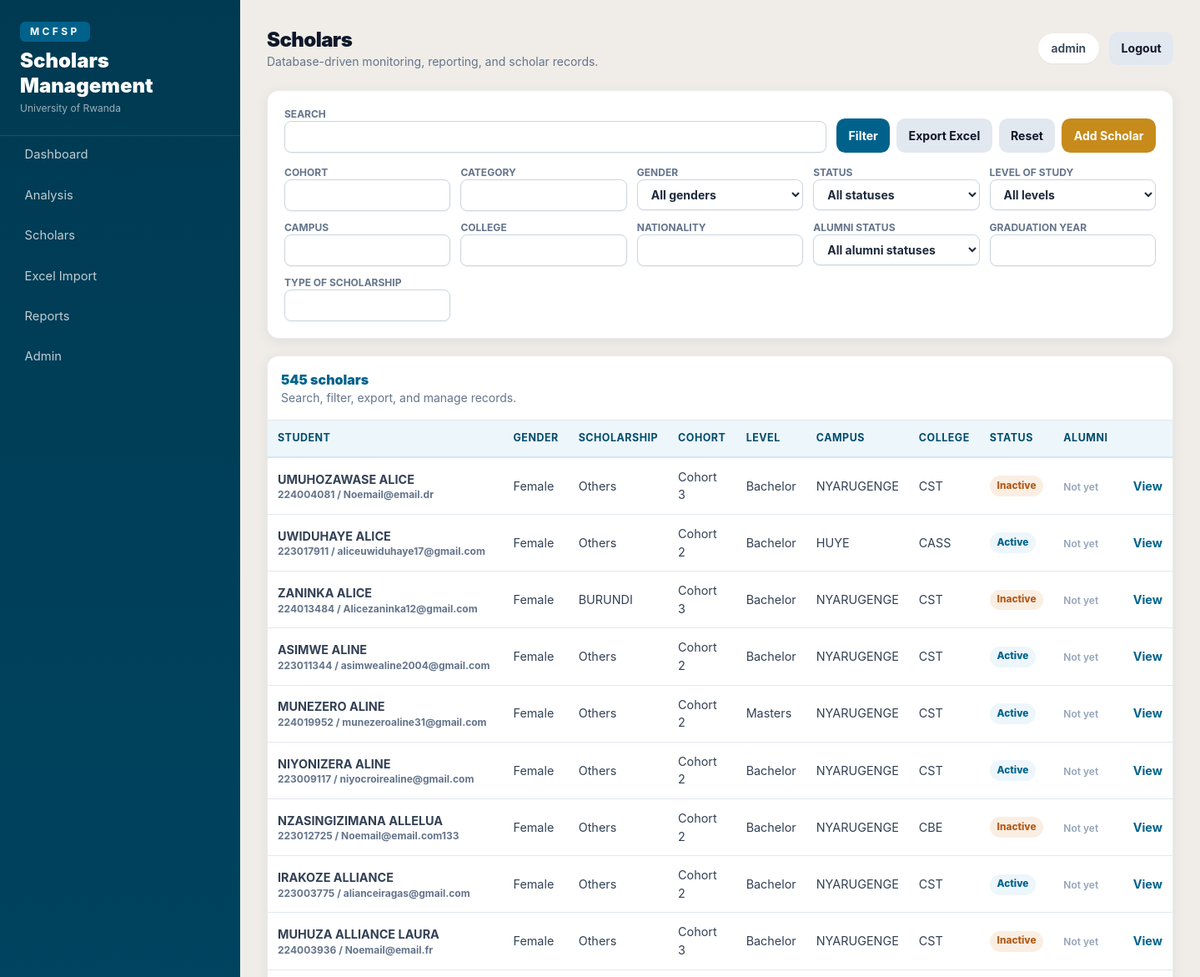
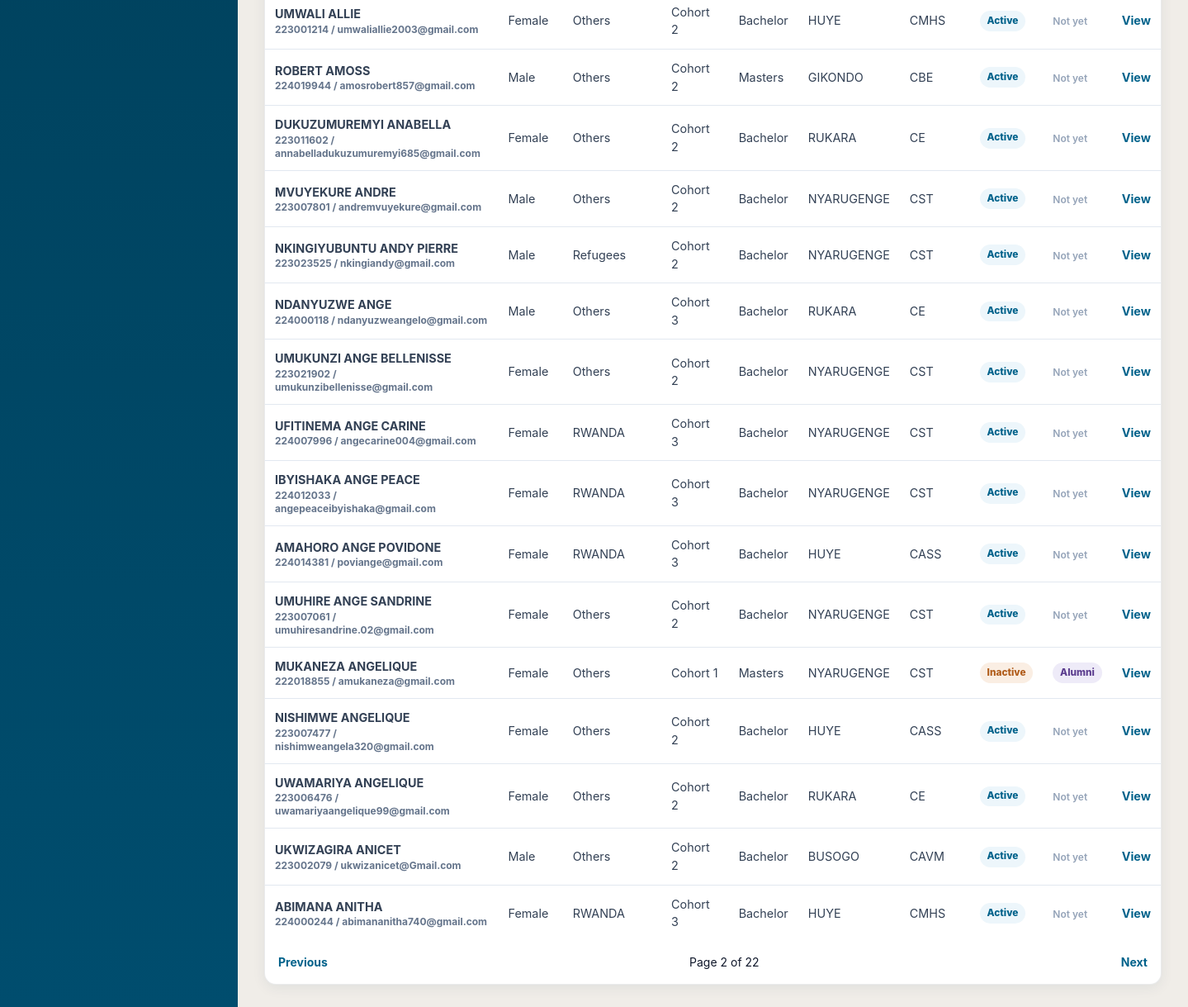
The page /scholars/?page=2 (signed in) on the database its author committed (2 pictures, top to bottom).
### scholars/models.py (models this page shows, shortened)
class Scholar(models.Model):
    GENDER_CHOICES = [("Female", "Female"), ("Male", "Male"), ("Other", "Other")]
    STEM_CHOICES = [("STEM", "STEM"), ("Non-STEM", "Non-STEM")]
    LEVEL_CHOICES = [
        ("Bachelor", "Bachelor"),
        ("Masters", "Masters"),
        ("PhD", "PhD"),
        ("Diploma", "Diploma"),
        ("Certificate", "Certificate"),
    ]
    PROGRAM_CHOICES = [("Undergraduate", "Undergraduate"), ("Postgraduate", "Postgraduate")]
    student_no = models.CharField(max_length=60, unique=True, null=True, blank=True)
    first_name = models.CharField(max_length=100)
    last_name = models.CharField(max_length=100)
    gender = models.CharField(max_length=20, choices=GENDER_CHOICES)
    category = models.CharField(max_length=80, blank=True)
    cohort = models.CharField(max_length=20)
    level_of_study = models.CharField(max_length=40, choices=LEVEL_CHOICES)
    campus = models.CharField(max_length=120)
    college = models.CharField(max_length=160)
    nationality = models.CharField(max_length=100)
    program_type = models.CharField(max_length=50, choices=PROGRAM_CHOICES, blank=True)
    program = models.CharField(max_length=200, blank=True)
    program_of_studies = models.CharField(max_length=220, blank=True)
    stem_category = models.CharField(max_length=30, choices=STEM_CHOICES, blank=True)
    is_active = models.BooleanField(default=True)
    is_alumni = models.BooleanField(default=False)
    consider_alumni_as_active = models.BooleanField(default=False)
    expected_graduation_year = models.PositiveIntegerField(null=True, blank=True)
    graduation_year = models.PositiveIntegerField(null=True, blank=True)
    class_year = models.CharField(max_length=20, blank=True)
    intake = models.CharField(max_length=60, blank=True)
    batch = models.CharField(max_length=80, blank=True)
    type_of_scholarship = models.CharField(max_length=120, blank=True)
    region_category = models.CharField(max_length=120, blank=True)
    home_country = models.CharField(max_length=120, blank=True)
    nationality_country = models.CharField(max_length=120, blank=True)
    province = models.CharField(max_length=120, blank=True)
    district = models.CharField(max_length=120, blank=True)
    sector = models.CharField(max_length=120, blank=True)
    cell = models.CharField(max_length=120, blank=True)
    village = models.CharField(max_length=120, blank=True)
    length_of_program = models.CharField(max_length=60, blank=True)
    home_district = models.CharField(max_length=120, blank=True)
    promotion = models.CharField(max_length=120, blank=True)
    accepted_offer_status = models.CharField(max_length=120, blank=True)
    dropout_active_status = models.CharField(max_length=120, blank=True)
    active_status_reason = models.TextField(blank=True)
    replacement = models.CharField(max_length=120, blank=True)
    by_enrollment = models.CharField(max_length=120, blank=True)
    alumni_status = models.CharField(max_length=120, blank=True)
    dob = models.DateField(null=True, blank=True)
    marital_status = models.CharField(max_length=60, blank=True)
    joining_year = models.PositiveIntegerField(null=True, blank=True)
    phone = models.CharField(max_length=50, blank=True)
    email = models.EmailField(unique=True)
    date_of_leaving_program = models.DateField(null=True, blank=True)
    where_is_going = models.CharField(max_length=200, blank=True)
    family_parent_1 = models.CharField(max_length=160, blank=True)
    family_parent_2 = models.CharField(max_length=160, blank=True)
    family_parent_3 = models.CharField(max_length=160, blank=True)
    family_parent_relation_1 = models.CharField(max_length=120, blank=True)
    family_parent_relation_2 = models.CharField(max_length=120, blank=True)
    family_parent_relation_3 = models.CharField(max_length=120, blank=True)
    family_parent_phone_1 = models.CharField(max_length=50, blank=True)
    family_parent_phone_2 = models.CharField(max_length=50, blank=True)
    family_parent_phone_3 = models.CharField(max_length=50, blank=True)
    life_status = models.CharField(max_length=160, blank=True)
    remarks = models.TextField(blank=True)
    created_at = models.DateTimeField(auto_now_add=True)
    updated_at = models.DateTimeField(auto_now=True)
    class Meta:
        ordering = ["last_name", "first_name"]
        indexes = [
            models.Index(fields=["cohort", "category", "gender"]),
            models.Index(fields=["campus", "college"]),
            models.Index(fields=["is_active", "is_alumni"]),
            models.Index(fields=["student_no"]),
            models.Index(fields=["type_of_scholarship"]),
        ]
    @property
    def full_name(self):
        return f"{self.first_name} {self.last_name}"
    @property
    def active_from_dropout_status(self):
        return is_active_dropout_status(self.dropout_active_status)
    def get_absolute_url(self):
        return reverse("scholar_detail", kwargs={"pk": self.pk})

### scholars/views.py (the view)
# urls.py: path("", views.scholar_list, name="scholar_list"),
@login_required
def scholar_list(request):
    scholars, form = filter_scholars(Scholar.objects.all(), request.GET)
    if request.GET.get("export") == "excel":
        return export_scholars_excel(scholars)
    paginator = Paginator(scholars, 25)
    page_obj = paginator.get_page(request.GET.get("page"))
    query_params = request.GET.copy()
    query_params.pop("page", None)
    query_string = query_params.urlencode()
    return render(request, "scholars/list.html", {"page_obj": page_obj, "filter_form": form, "can_edit": can_edit_scholars(request.user), "query_string": query_string})

### scholars/forms.py
class ScholarFilterForm(TailwindFormMixin, forms.Form):
    cohort = forms.CharField(required=False)
    category = forms.CharField(required=False)
    gender = forms.ChoiceField(required=False, choices=[("", "All genders")] + Scholar.GENDER_CHOICES)
    status = forms.ChoiceField(required=False, choices=[("", "All statuses"), ("active", "Active"), ("inactive", "Inactive")])
    level_of_study = forms.ChoiceField(required=False, choices=[("", "All levels")] + Scholar.LEVEL_CHOICES)
    campus = forms.CharField(required=False)
    college = forms.CharField(required=False)
    nationality = forms.CharField(required=False)
    alumni_status = forms.ChoiceField(required=False, choices=[("", "All alumni statuses"), ("yes", "Alumni"), ("no", "Not alumni")])
    graduation_year = forms.IntegerField(required=False)
    type_of_scholarship = forms.CharField(required=False)
    q = forms.CharField(required=False, label="Search")
    def __init__(self, *args, **kwargs):
        super().__init__(*args, **kwargs)
        self._style_fields()

### accounts/permissions.py (called while the page is built)
def user_role(user):
    if user.is_superuser:
        return ADMIN
    return getattr(getattr(user, "profile", None), "role", VIEWER)

def can_edit_scholars(user):
    return user_role(user) in {ADMIN, PROGRAM_MANAGER, DATA_OFFICER}

### scholars/forms.py (called while the page is built)
    def _style_fields(self):
        for field in self.fields.values():
            classes = field.widget.attrs.get("class", "")
            field.widget.attrs["class"] = f"{classes} {self.base_class}".strip()

### scholars/status.py (called while the page is built)
def normalized_status(value):
    return " ".join(str(value or "").strip().lower().split())

def is_active_dropout_status(value):
    return normalized_status(value) in ACTIVE_DROPOUT_STATUS_VALUES

### templates/scholars/list.html
{% extends "base.html" %}
{% block page_title %}Scholars{% endblock %}
{% block content %}
<form class="card no-print mb-5 p-5" method="get">
  <div class="flex flex-col gap-3 lg:flex-row lg:items-end lg:justify-between">
    <label class="flex-1 text-xs font-bold uppercase text-slate-500">Search{{ filter_form.q }}</label>
    <div class="flex flex-wrap gap-2">
      <button class="btn btn-primary">Filter</button>
      <button class="btn btn-secondary" name="export" value="excel">Export Excel</button>
      <a class="btn btn-secondary" href="{% url 'scholar_list' %}">Reset</a>
      {% if can_edit %}<a class="btn btn-gold" href="{% url 'scholar_add' %}">Add Scholar</a>{% endif %}
    </div>
  </div>
  <div class="mt-4 grid gap-3 md:grid-cols-4 xl:grid-cols-5">
    {% for field in filter_form %}
      {% if field.name != "q" %}<label class="text-xs font-bold uppercase text-slate-500">{{ field.label }}{{ field }}</label>{% endif %}
    {% endfor %}
  </div>
</form>
<div class="card overflow-hidden">
  <div class="no-print flex items-center justify-between border-b border-slate-200 p-4">
    <div><div class="font-black text-[#00628b]">{{ page_obj.paginator.count }} scholars</div><div class="text-sm text-slate-500">Search, filter, export, and manage records.</div></div>
  </div>
  <div class="overflow-x-auto">
    <table class="table w-full">
      <thead><tr><th>Student</th><th>Gender</th><th>Scholarship</th><th>Cohort</th><th>Level</th><th>Campus</th><th>College</th><th>Status</th><th>Alumni</th><th></th></tr></thead>
      <tbody>
        {% for scholar in page_obj %}
          <tr>
            <td class="font-bold"><a href="{{ scholar.get_absolute_url }}">{{ scholar.full_name }}</a><div class="text-xs text-slate-500">{{ scholar.student_no|default:"No student no" }} / {{ scholar.email }}</div></td>
            <td>{{ scholar.gender }}</td><td>{{ scholar.type_of_scholarship|default:scholar.category }}</td><td>{{ scholar.cohort }}</td><td>{{ scholar.level_of_study }}</td><td>{{ scholar.campus }}</td><td>{{ scholar.college }}</td>
            <td>{% if scholar.active_from_dropout_status %}<span class="status-badge status-active">Active</span>{% else %}<span class="status-badge status-inactive">Inactive</span>{% endif %}</td><td>{% if scholar.is_alumni %}<span class="status-badge status-alumni">Alumni</span>{% else %}<span class="text-xs font-semibold text-slate-400">Not yet</span>{% endif %}</td>
            <td><a class="font-bold text-[#00628b]" href="{{ scholar.get_absolute_url }}">View</a></td>
          </tr>
        {% empty %}<tr><td colspan="10">No scholars found.</td></tr>{% endfor %}
      </tbody>
    </table>
  </div>
  <div class="no-print flex justify-between p-4 text-sm">
    {% if page_obj.has_previous %}<a class="font-bold text-[#00628b]" href="?{% if query_string %}{{ query_string }}&{% endif %}page={{ page_obj.previous_page_number }}">Previous</a>{% else %}<span></span>{% endif %}
    <span>Page {{ page_obj.number }} of {{ page_obj.paginator.num_pages }}</span>
    {% if page_obj.has_next %}<a class="font-bold text-[#00628b]" href="?{% if query_string %}{{ query_string }}&{% endif %}page={{ page_obj.next_page_number }}">Next</a>{% else %}<span></span>{% endif %}
  </div>
</div>
{% endblock %}

### templates/base.html (shortened to what this page needs)
{% load static %}
<!doctype html>
<html lang="en">
<head>
  <script src="https://cdn.tailwindcss.com"></script>
  <link rel="stylesheet" href="{% static 'css/app.css' %}">
</head>
<body class="bg-[#f0ede8] text-slate-900">
  <div class="min-h-screen lg:flex">
    <aside class="no-print sidebar text-white lg:fixed lg:inset-y-0 lg:w-72">
      <div class="px-6 py-6 border-b border-white/10">
        <div class="inline-flex rounded-md bg-[#00628b] px-3 py-1 text-xs font-bold uppercase tracking-[0.28em] text-white shadow-sm">MCFSP</div>
        <div class="mt-2 text-2xl font-black leading-tight">Scholars Management</div>
        <div class="mt-1 text-xs text-white/60">University of Rwanda</div>
      </div>
      <nav class="space-y-1 px-4 pb-6">
        <a class="nav-link" href="{% url 'dashboard' %}">Dashboard</a>
        <a class="nav-link" href="{% url 'analysis' %}">Analysis</a>
        <a class="nav-link" href="{% url 'scholar_list' %}">Scholars</a>
        <a class="nav-link" href="{% url 'import_upload' %}">Excel Import</a>
        <a class="nav-link" href="{% url 'report_index' %}">Reports</a>
        <a class="nav-link" href="{% url 'admin:index' %}">Admin</a>
      </nav>
    </aside>
    <main class="lg:ml-72 flex-1 p-4 sm:p-6 lg:p-8">
      <header class="no-print mb-6 flex flex-col gap-3 sm:flex-row sm:items-center sm:justify-between">
        <div>
          <h1 class="text-2xl font-black tracking-tight">{% block page_title %}Dashboard{% endblock %}</h1>
          <p class="text-sm text-slate-500">Database-driven monitoring, reporting, and scholar records.</p>
        </div>
        <div class="flex items-center gap-3 text-sm">
          {% if user.is_authenticated %}
            <span class="rounded-full bg-white px-4 py-2 font-semibold text-slate-700 shadow-sm">{{ user.username }}</span>
            <form method="post" action="{% url 'logout' %}">{% csrf_token %}<button class="btn btn-secondary">Logout</button></form>
          {% endif %}
        </div>
      </header>
      {% block content %}{% endblock %}
    </main>
  </div>
</body>
</html>

### static/css/app.css (style rules this page uses)
:root { --primary: #00628b; --primary-dark: #004d6e; --primary-deep: #003a52; --primary-mid: #0079aa; --primary-pale: #d0e9f5; --primary-faint:#edf6fb; --gold: #c68b1a; --gold-pale: #fdf3dd; --bg: #f0ede8; --ink: #354055; --muted: #8e9aaa; --mcfsp-blue: #00628b; --mcfsp-teal: #00628b; --mcfsp-gold: #c68b1a; --mcfsp-bg: #f0ede8; --mcfsp-ink: #354055; --mcfsp-muted: #8e9aaa; }
body { font-family: Inter, ui-sans-serif, system-ui, -apple-system, BlinkMacSystemFont, "Segoe UI", sans-serif; }
.sidebar { background: linear-gradient(180deg, var(--primary-deep) 0%, var(--primary-dark) 100%); }
.nav-link { display:flex; align-items:center; gap:.65rem; border-radius:.65rem; padding:.7rem .85rem; color:rgba(255,255,255,.75); font-size:.92rem; transition:background .15s, color .15s; }
.card { border:1px solid rgba(30,40,50,.09); background:#fff; border-radius:14px; box-shadow:0 4px 16px rgba(0,62,90,.07); }
.btn { display:inline-flex; align-items:center; justify-content:center; gap:.4rem; border-radius:.65rem; padding:.62rem .9rem; font-weight:700; font-size:.88rem; transition:filter .15s; }
.btn-primary { background:var(--primary); color:white; }
.btn-secondary { background:#e2e8f0; color:#0f172a; }
.btn-gold { background:var(--gold); color:white; }
.table th { background:var(--primary-faint); color:var(--primary-dark); font-weight:700; text-align:left; padding:.75rem; font-size:.78rem; text-transform:uppercase; letter-spacing:.04em; border-bottom:2px solid var(--primary-pale); }
.table td { border-top:1px solid #e2e8f0; padding:.75rem; font-size:.9rem; color:#334155; }
.status-badge { display:inline-flex; align-items:center; border-radius:999px; padding:.22rem .55rem; font-size:.74rem; font-weight:800; }
.status-active { background:var(--primary-faint); color:var(--primary); }
.status-inactive { background:#faeee3; color:#b05c1a; }
.status-alumni { background:#eeebf8; color:#5c3e8f; }

### rows shown on the page
Scholar: full_name "UMUHOZAWASE ALICE", student_no "224004081", email "Noemail@email.dr", gender "Female", type_of_scholarship "Others", cohort "Cohort 3", level_of_study "Bachelor", campus "NYARUGENGE", college "CST", shows "Inactive", is_alumni "Not yet"
Scholar: full_name "UWIDUHAYE ALICE", student_no "223017911", email "aliceuwiduhaye17@gmail.com", gender "Female", type_of_scholarship "Others", cohort "Cohort 2", level_of_study "Bachelor", campus "HUYE", college "CASS", dropout_active_status "Active", is_alumni "Not yet"
Scholar: full_name "ZANINKA ALICE", student_no "224013484", email "Alicezaninka12@gmail.com", gender "Female", type_of_scholarship "BURUNDI", cohort "Cohort 3", level_of_study "Bachelor", campus "NYARUGENGE", college "CST", shows "Inactive", is_alumni "Not yet"
Scholar: full_name "ASIMWE ALINE", student_no "223011344", email "asimwealine2004@gmail.com", gender "Female", type_of_scholarship "Others", cohort "Cohort 2", level_of_study "Bachelor", campus "NYARUGENGE", college "CST", dropout_active_status "Active", is_alumni "Not yet"
Scholar: full_name "MUNEZERO ALINE", student_no "224019952", email "munezeroaline31@gmail.com", gender "Female", type_of_scholarship "Others", cohort "Cohort 2", level_of_study "Masters", campus "NYARUGENGE", college "CST", dropout_active_status "Active", is_alumni "Not yet"
Scholar: full_name "NIYONIZERA ALINE", student_no "223009117", email "niyocroirealine@gmail.com", gender "Female", type_of_scholarship "Others", cohort "Cohort 2", level_of_study "Bachelor", campus "NYARUGENGE", college "CST", dropout_active_status "Active", is_alumni "Not yet"
Scholar: full_name "NZASINGIZIMANA ALLELUA", student_no "223012725", email "Noemail@email.com133", gender "Female", type_of_scholarship "Others", cohort "Cohort 2", level_of_study "Bachelor", campus "NYARUGENGE", college "CBE", shows "Inactive", is_alumni "Not yet"
Scholar: full_name "IRAKOZE ALLIANCE", student_no "223003775", email "alianceiragas@gmail.com", gender "Female", type_of_scholarship "Others", cohort "Cohort 2", level_of_study "Bachelor", campus "NYARUGENGE", college "CST", dropout_active_status "Active", is_alumni "Not yet"
Scholar: full_name "MUHUZA ALLIANCE LAURA", student_no "224003936", email "Noemail@email.fr", gender "Female", type_of_scholarship "Others", cohort "Cohort 3", level_of_study "Bachelor", campus "NYARUGENGE", college "CST", shows "Inactive", is_alumni "Not yet"
Scholar: full_name "UMWALI ALLIE", student_no "223001214", email "umwaliallie2003@gmail.com", gender "Female", type_of_scholarship "Others", cohort "Cohort 2", level_of_study "Bachelor", campus "HUYE", college "CMHS", dropout_active_status "Active", is_alumni "Not yet"
Scholar: full_name "ROBERT AMOSS", student_no "224019944", email "amosrobert857@gmail.com", gender "Male", type_of_scholarship "Others", cohort "Cohort 2", level_of_study "Masters", campus "GIKONDO", college "CBE", dropout_active_status "Active", is_alumni "Not yet"
Scholar: full_name "DUKUZUMUREMYI ANABELLA", student_no "223011602", email "annabelladukuzumuremyi685@gmail.com", gender "Female", type_of_scholarship "Others", cohort "Cohort 2", level_of_study "Bachelor", campus "RUKARA", college "CE", dropout_active_status "Active", is_alumni "Not yet"
Scholar: full_name "MVUYEKURE ANDRE", student_no "223007801", email "andremvuyekure@gmail.com", gender "Male", type_of_scholarship "Others", cohort "Cohort 2", level_of_study "Bachelor", campus "NYARUGENGE", college "CST", dropout_active_status "Active", is_alumni "Not yet"
Scholar: full_name "NKINGIYUBUNTU ANDY PIERRE", student_no "223023525", email "nkingiandy@gmail.com", gender "Male", type_of_scholarship "Refugees", cohort "Cohort 2", level_of_study "Bachelor", campus "NYARUGENGE", college "CST", dropout_active_status "Active", is_alumni "Not yet"
Scholar: full_name "NDANYUZWE ANGE", student_no "224000118", email "ndanyuzweangelo@gmail.com", gender "Male", type_of_scholarship "Others", cohort "Cohort 3", level_of_study "Bachelor", campus "RUKARA", college "CE", dropout_active_status "Active", is_alumni "Not yet"
Scholar: full_name "UMUKUNZI ANGE BELLENISSE", student_no "223021902", email "umukunzibellenisse@gmail.com", gender "Female", type_of_scholarship "Others", cohort "Cohort 2", level_of_study "Bachelor", campus "NYARUGENGE", college "CST", dropout_active_status "Active", is_alumni "Not yet"
Scholar: full_name "UFITINEMA ANGE CARINE", student_no "224007996", email "angecarine004@gmail.com", gender "Female", type_of_scholarship "RWANDA", cohort "Cohort 3", level_of_study "Bachelor", campus "NYARUGENGE", college "CST", dropout_active_status "Active", is_alumni "Not yet"
Scholar: full_name "IBYISHAKA ANGE PEACE", student_no "224012033", email "angepeaceibyishaka@gmail.com", gender "Female", type_of_scholarship "RWANDA", cohort "Cohort 3", level_of_study "Bachelor", campus "NYARUGENGE", college "CST", dropout_active_status "Active", is_alumni "Not yet"
Scholar: full_name "AMAHORO ANGE POVIDONE", student_no "224014381", email "poviange@gmail.com", gender "Female", type_of_scholarship "RWANDA", cohort "Cohort 3", level_of_study "Bachelor", campus "HUYE", college "CASS", dropout_active_status "Active", is_alumni "Not yet"
Scholar: full_name "UMUHIRE ANGE SANDRINE", student_no "223007061", email "umuhiresandrine.02@gmail.com", gender "Female", type_of_scholarship "Others", cohort "Cohort 2", level_of_study "Bachelor", campus "NYARUGENGE", college "CST", dropout_active_status "Active", is_alumni "Not yet"
Scholar: full_name "MUKANEZA ANGELIQUE", student_no "222018855", email "amukaneza@gmail.com", gender "Female", type_of_scholarship "Others", cohort "Cohort 1", level_of_study "Masters", campus "NYARUGENGE", college "CST", shows "Inactive", is_alumni "Alumni"
Scholar: full_name "NISHIMWE ANGELIQUE", student_no "223007477", email "nishimweangela320@gmail.com", gender "Female", type_of_scholarship "Others", cohort "Cohort 2", level_of_study "Bachelor", campus "HUYE", college "CASS", dropout_active_status "Active", is_alumni "Not yet"
Scholar: full_name "UWAMARIYA ANGELIQUE", student_no "223006476", email "uwamariyaangelique99@gmail.com", gender "Female", type_of_scholarship "Others", cohort "Cohort 2", level_of_study "Bachelor", campus "RUKARA", college "CE", dropout_active_status "Active", is_alumni "Not yet"
Scholar: full_name "UKWIZAGIRA ANICET", student_no "223002079", email "ukwizanicet@Gmail.com", gender "Male", type_of_scholarship "Others", cohort "Cohort 2", level_of_study "Bachelor", campus "BUSOGO", college "CAVM", dropout_active_status "Active", is_alumni "Not yet"
Scholar: full_name "ABIMANA ANITHA", student_no "224000244", email "abimananitha740@gmail.com", gender "Female", type_of_scholarship "RWANDA", cohort "Cohort 3", level_of_study "Bachelor", campus "HUYE", college "CMHS", dropout_active_status "Active", is_alumni "Not yet"

### other values the page prints
{{ user.username }} "admin"
{{ field.label }} "COHORT" "CATEGORY" "GENDER" "STATUS" "LEVEL OF STUDY" "CAMPUS" "COLLEGE" "NATIONALITY" "ALUMNI STATUS" "GRADUATION YEAR" "TYPE OF SCHOLARSHIP"
{{ page_obj.paginator.count }} "545"
{{ page_obj.number }} "2"
{{ page_obj.paginator.num_pages }} "22"
